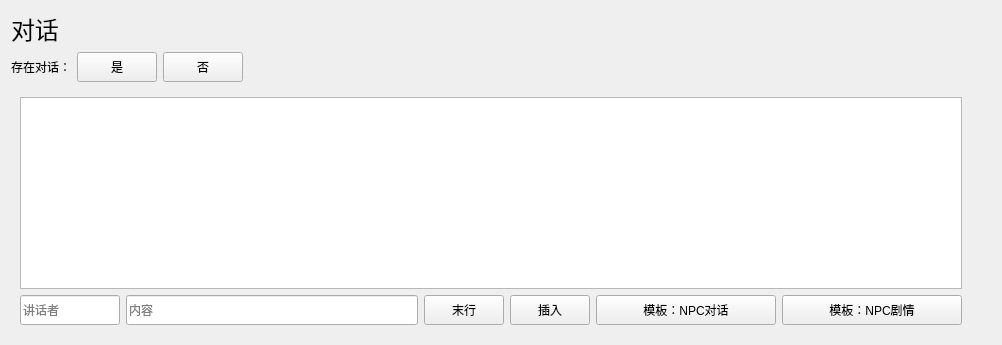
        <widget class="QWidget" name="page_8">
         <layout class="QVBoxLayout" name="verticalLayout_5">
          <property name="rightMargin">
           <number>31</number>
          </property>
          <item>
           <widget class="QLabel" name="label_4">
            <property name="styleSheet">
             <string notr="true">font: 18pt;</string>
            </property>
            <property name="text">
             <string>对话</string>
            </property>
           </widget>
          </item>
          <item>
           <layout class="QHBoxLayout" name="horizontalLayout_11">
            <item>
             <widget class="QLabel" name="label_22">
              <property name="text">
               <string>存在对话：</string>
              </property>
             </widget>
            </item>
            <item>
             <widget class="QPushButton" name="npc_dialog_isexist">
              <property name="sizePolicy">
               <sizepolicy hsizetype="Fixed" vsizetype="Fixed">
                <horstretch>0</horstretch>
                <verstretch>0</verstretch>
               </sizepolicy>
              </property>
              <property name="minimumSize">
               <size>
                <width>50</width>
                <height>30</height>
               </size>
              </property>
              <property name="text">
               <string>是</string>
              </property>
             </widget>
            </item>
            <item>
             <widget class="QPushButton" name="npc_dialog_none">
              <property name="sizePolicy">
               <sizepolicy hsizetype="Fixed" vsizetype="Fixed">
                <horstretch>0</horstretch>
                <verstretch>0</verstretch>
               </sizepolicy>
              </property>
              <property name="minimumSize">
               <size>
                <width>50</width>
                <height>30</height>
               </size>
              </property>
              <property name="text">
               <string>否</string>
              </property>
             </widget>
            </item>
            <item>
             <spacer name="horizontalSpacer_10">
              <property name="orientation">
               <enum>Qt::Horizontal</enum>
              </property>
              <property name="sizeHint" stdset="0">
               <size>
                <width>728</width>
                <height>20</height>
               </size>
              </property>
             </spacer>
            </item>
           </layout>
          </item>
          <item>
           <widget class="QStackedWidget" name="npc_dialog_mainframe">
            <property name="currentIndex">
             <number>1</number>
            </property>
            <widget class="QWidget" name="page_17"/>
            <widget class="QWidget" name="page_18">
             <layout class="QVBoxLayout" name="verticalLayout_4">
              <item>
               <widget class="QTextEdit" name="npc_dialog_content_edit">
                <property name="cursor" stdset="0">
                 <cursorShape>CrossCursor</cursorShape>
                </property>
                <property name="styleSheet">
                 <string notr="true">font: 9pt app_font;</string>
                </property>
                <property name="html">
                 <string>&lt;!DOCTYPE HTML PUBLIC &quot;-//W3C//DTD HTML 4.0//EN&quot; &quot;http://www.w3.org/TR/REC-html40/strict.dtd&quot;&gt;
&lt;html&gt;&lt;head&gt;&lt;meta name=&quot;qrichtext&quot; content=&quot;1&quot; /&gt;&lt;style type=&quot;text/css&quot;&gt;
p, li { white-space: pre-wrap; }
&lt;/style&gt;&lt;/head&gt;&lt;body style=&quot; font-family:'app_font'; font-size:9pt; font-weight:400; font-style:normal;&quot;&gt;
&lt;p style=&quot;-qt-paragraph-type:empty; margin-top:0px; margin-bottom:0px; margin-left:0px; margin-right:0px; -qt-block-indent:0; text-indent:0px;&quot;&gt;&lt;br /&gt;&lt;/p&gt;&lt;/body&gt;&lt;/html&gt;</string>
                </property>
                <property name="acceptRichText">
                 <bool>false</bool>
                </property>
               </widget>
              </item>
              <item>
               <layout class="QHBoxLayout" name="horizontalLayout_12">
                <item>
                 <widget class="QLineEdit" name="npc_dialog_speaker_edit">
                  <property name="minimumSize">
                   <size>
                    <width>0</width>
                    <height>30</height>
                   </size>
                  </property>
                  <property name="maximumSize">
                   <size>
                    <width>100</width>
                    <height>16777215</height>
                   </size>
                  </property>
                  <property name="cursor">
                   <cursorShape>CrossCursor</cursorShape>
                  </property>
                  <property name="placeholderText">
                   <string>讲话者</string>
                  </property>
                 </widget>
                </item>
                <item>
                 <widget class="QLineEdit" name="npc_dialog_line_edit">
                  <property name="minimumSize">
                   <size>
                    <width>0</width>
                    <height>30</height>
                   </size>
                  </property>
                  <property name="cursor">
                   <cursorShape>CrossCursor</cursorShape>
                  </property>
                  <property name="placeholderText">
                   <string>内容</string>
                  </property>
                 </widget>
                </item>
                <item>
                 <widget class="QPushButton" name="npc_dialog_islast_line">
                  <property name="sizePolicy">
                   <sizepolicy hsizetype="Fixed" vsizetype="Fixed">
                    <horstretch>0</horstretch>
                    <verstretch>0</verstretch>
                   </sizepolicy>
                  </property>
                  <property name="minimumSize">
                   <size>
                    <width>70</width>
                    <height>30</height>
                   </size>
                  </property>
                  <property name="text">
                   <string>末行</string>
                  </property>
                 </widget>
                </item>
                <item>
                 <widget class="QPushButton" name="npc_dialog_insert">
                  <property name="sizePolicy">
                   <sizepolicy hsizetype="Fixed" vsizetype="Fixed">
                    <horstretch>0</horstretch>
                    <verstretch>0</verstretch>
                   </sizepolicy>
                  </property>
                  <property name="minimumSize">
                   <size>
                    <width>70</width>
                    <height>30</height>
                   </size>
                  </property>
                  <property name="text">
                   <string>插入</string>
                  </property>
                 </widget>
                </item>
                <item>
                 <widget class="QPushButton" name="npc_dialog_append_npc_dialog">
                  <property name="sizePolicy">
                   <sizepolicy hsizetype="Fixed" vsizetype="Fixed">
                    <horstretch>0</horstretch>
                    <verstretch>0</verstretch>
                   </sizepolicy>
                  </property>
                  <property name="minimumSize">
                   <size>
                    <width>180</width>
                    <height>30</height>
                   </size>
                  </property>
                  <property name="text">
                   <string>模板：NPC对话</string>
                  </property>
                 </widget>
                </item>
                <item>
                 <widget class="QPushButton" name="npc_dialog_append_npc_option">
                  <property name="sizePolicy">
                   <sizepolicy hsizetype="Fixed" vsizetype="Fixed">
                    <horstretch>0</horstretch>
                    <verstretch>0</verstretch>
                   </sizepolicy>
                  </property>
                  <property name="minimumSize">
                   <size>
                    <width>180</width>
                    <height>30</height>
                   </size>
                  </property>
                  <property name="text">
                   <string>模板：NPC剧情</string>
                  </property>
                 </widget>
                </item>
               </layout>
              </item>
             </layout>
            </widget>
           </widget>
          </item>
         </layout>
        </widget>
